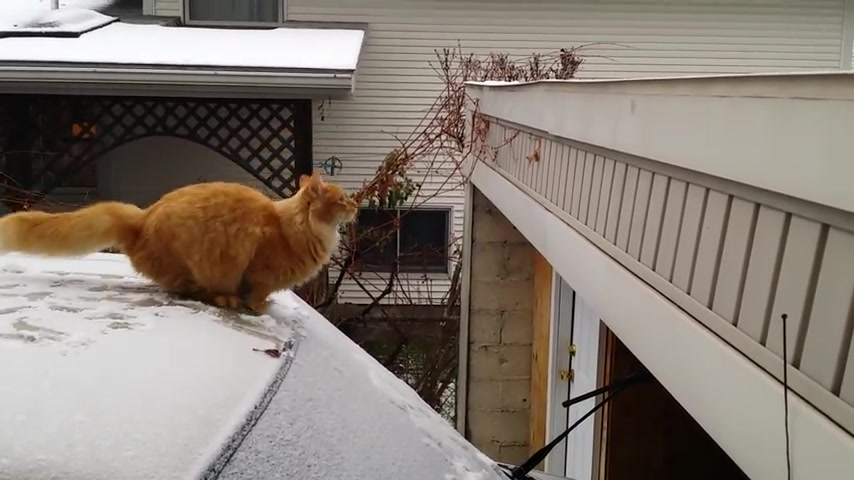
#> input picture data/waffle1.jpg, 854 x 480 px
$ python main.py
#> lines starting #> are read from the running program, lines starting #| are printed output that depends on the picture
### ex1_utils.py
import math

import numpy as np
import cv2
from matplotlib.colors import hsv_to_rgb


def convolve(img, kernel):
    return cv2.filter2D(img, -1, kernel)


# [53 lines left out: functions gaussderiv, gausssmooth, show_flow, not called in this run]


def rotate_image(img, angle):
    center = tuple(np.array(img.shape[1::-1]) / 2)
    rot_mat = cv2.getRotationMatrix2D(center, angle, 1.0)
    rotated = cv2.warpAffine(img, rot_mat, img.shape[1::-1], flags=cv2.INTER_LINEAR)
    return rotated

### main.py
import numpy as np
import cv2 as cv2
import matplotlib.pyplot as plt
import datetime

from ex1_utils import rotate_image, show_flow
from of_methods import lucas_kanade, horn_schunck


# [123 lines left out: functions compute_of, lk_parameter_comparison, hs_parameter_comparison, time_comparison, lk_speedup_comparison, not called in this run]


random1 = np.random.rand(200, 200).astype(np.float32)
random2 = rotate_image(random1.copy(), -1)

waffle1 = cv2.imread('data/waffle1.jpg', cv2.IMREAD_GRAYSCALE).astype(np.float32)
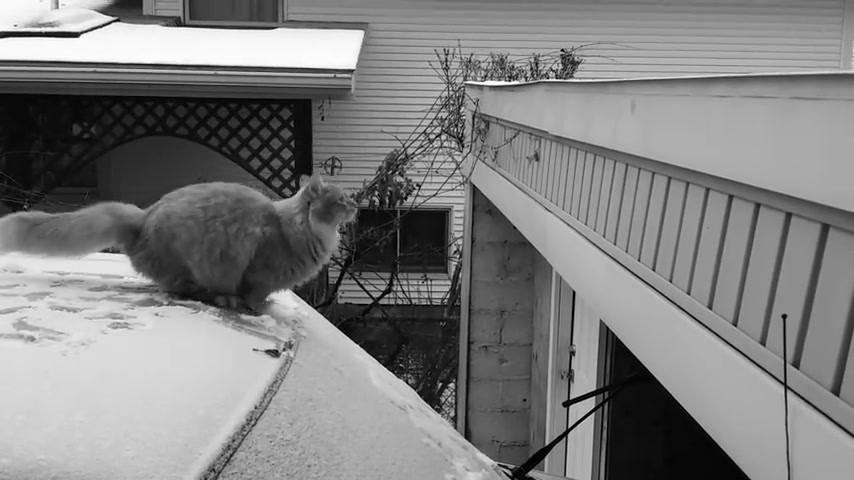
#> waffle1: shape (480, 854) float32; min 0, max 255, mean 127.7
waffle2 = cv2.imread('data/waffle2.jpg', cv2.IMREAD_GRAYSCALE).astype(np.float32)
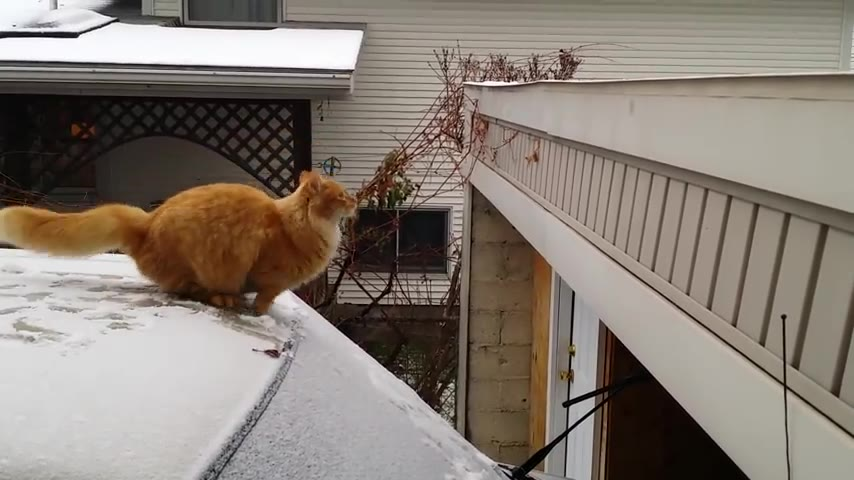
#> input picture data/waffle2.jpg, 854 x 480 px
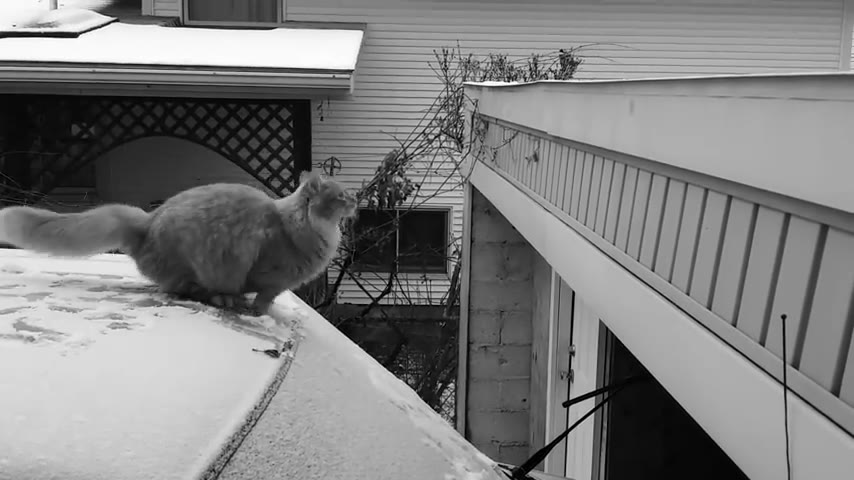
#> waffle2: shape (480, 854) float32; min 0, max 255, mean 127.7

#> (the run stopped early here; a loop or call above may not have finished)
